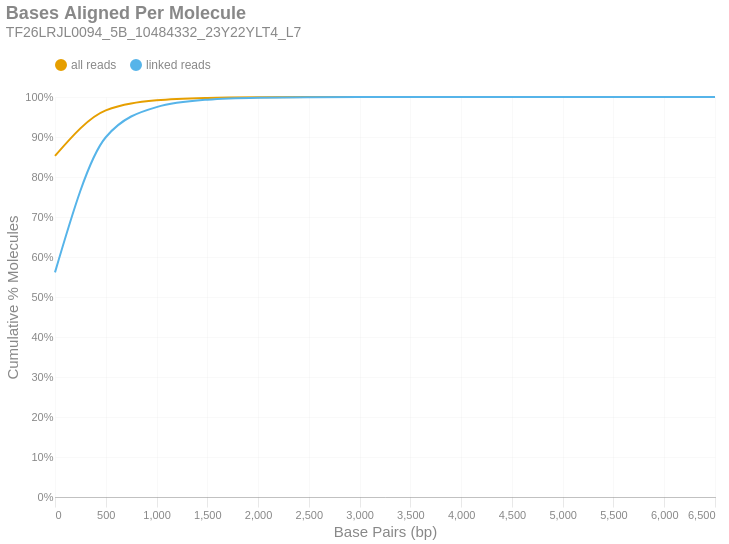

The notebook cell saved with this chart:
### Markdown cell above
### Bases Aligned Per Molecule
This is a cumulative frequency distribution showing the number of base pairs aligned per unique molecule. These data are shown in 500 bp bins. There are two distributions: one with `all reads` (yellow) and another with only `linked reads` (blue). The percent of molecules in the `linked reads` distribution is relative to the total number of linked molecules.

### Code cell
if SKIPLR:
    print_html(f"Skipped")
else:
    binned_df = consolidated_hist(valids['aligned_bp'], mask, 500, True)
    with SafeRender(binned_df):
        (
            density_plot(binned_df, 'Bases Aligned Per Molecule', samplename, 'basesper')
            .encode(
                x=alt.X('bin:Q', title="Base Pairs (bp)").axis(tickMinStep=500).scale(padding=0),
                y=alt.Y('value:Q', title='Cumulative % Molecules')
                    .axis(format='%')
                    .scale(domain = [0,1])
                    .stack(False),
                color=alt.Color("key:N").scale(domain = ["all reads", "linked reads"]),
                tooltip = [
                    alt.Tooltip("key:N", title = "Data Type"),
                    alt.Tooltip("range_label:N", title="Bases Aligned Per Molecule"),
                    alt.Tooltip("value:Q", format = ".2%", title="% Molecules (Cum.)")
                ]
            )
        ).display()

### Figure 1 — Vega-Lite specification as saved in the notebook (floating-point values rounded to 4 significant figures)
{"width": "container", "height": 400, "config": {"title": {"anchor": "start", "dy": -15, "fontSize": 18, "color": "#888888", "subtitleColor": "#888888", "subtitleFontSize": 14}, "arc": {"fill": "#0072B2"}, "axis": {"domainColor": "#888888", "domainWidth": 0.5, "gridWidth": 0.2, "grid": false, "titleFontWeight": 400, "titleFontSize": 15, "labelFontSize": 11, "labelColor": "#888888", "tickColor": "#888888", "tickWidth": 0.2, "titleColor": "#888888"}, "axisBand": {"grid": false}, "axisX": {"grid": true, "tickSize": 10, "domainCap": "round"}, "axisY": {"domain": false, "grid": true, "tickSize": 0, "domainCap": "round"}, "background": "transparent", "header": {"labelFontSize": 15, "labelColor": "#888888", "titleFontSize": 15, "titleFontWeight": 600, "titleColor": "#888888"}, "legend": {"labelFont": "sans-serif", "labelFontSize": 12, "labelColor": "#888888", "symbolSize": 100, "symbolType": "circle", "titleFontSize": 12, "titlePadding": 10, "titleColor": "#888888", "title": null, "orient": "top"}, "range": {"category": ["#E69F00", "#56B4E9", "#009E73", "#F0E442", "#0072B2", "#D55E00", "#CC79A7", "#000000"], "diverging": ["#cfe8f3", "#a2d4ec", "#73bfe2", "#46abdb", "#1696d2", "#12719e"]}, "area": {"fill": "#0072B2", "fillOpacity": 0.7, "line": true, "strokeOpacity": 0.7}, "line": {"color": "#0072B2", "stroke": "#0072B2", "strokeWidth": 2}, "trail": {"color": "#0072B2", "stroke": "#0072B2", "strokeWidth": 0, "size": 1}, "point": {"filled": true, "fillOpacity": 1.0, "size": 95}, "text": {"color": "#888888", "fontSize": 11, "align": "right", "fontWeight": 400, "size": 11}, "bar": {"fill": "#0072B2", "stroke": null}, "view": {"stroke": null, "continuousWidth": 660, "continuousHeight": 400}}, "data": {"name": "data-b206a53c63d461258678013e1278cf16"}, "mark": {"type": "line", "interpolate": "monotone", "point": {"opacity": 0, "size": 275}}, "encoding": {"color": {"field": "key", "scale": {"domain": ["all reads", "linked reads"]}, "type": "nominal"}, "tooltip": [{"field": "key", "title": "Data Type", "type": "nominal"}, {"field": "range_label", "title": "Bases Aligned Per Molecule", "type": "nominal"}, {"field": "value", "format": ".2%", "title": "% Molecules (Cum.)", "type": "quantitative"}], "x": {"axis": {"tickMinStep": 500}, "field": "bin", "scale": {"padding": 0}, "title": "Base Pairs (bp)", "type": "quantitative"}, "y": {"axis": {"format": "%"}, "field": "value", "scale": {"domain": [0, 1]}, "stack": false, "title": "Cumulative % Molecules", "type": "quantitative"}}, "params": [{"name": "param_c36ac31b6afebe62", "select": {"type": "point", "fields": ["key"]}, "bind": "legend"}], "title": {"text": "Bases Aligned Per Molecule", "subtitle": "TF26LRJL0094_5B_10484332_23Y22YLT4_L7"}, "transform": [{"fold": ["all reads (cumsum)", "linked reads (cumsum)"]}, {"calculate": "replace(datum.key, ' (cumsum)', '')", "as": "key"}, {"filter": {"param": "param_c36ac31b6afebe62"}}], "usermeta": {"embedOptions": {"downloadFileName": "TF26LRJL0094_5B_10484332_23Y22YLT4_L7.basesper"}}, "$schema": "https://vega.github.io/schema/vega-lite/v6.4.1.json", "datasets": {"data-b206a53c63d461258678013e1278cf16": [{"bin": "0.0", "interval": "0.0-500.0", "all reads": 0.8528, "linked reads": 0.5616, "all reads (cumsum)": 0.8528, "linked reads (cumsum)": 0.5616, "range_label": "0-499"}, {"bin": "500.0", "interval": "500.0-1000.0", "all reads": 0.1137, "linked reads": 0.3378, "all reads (cumsum)": 0.9665, "linked reads (cumsum)": 0.8994, "range_label": "500-999"}, {"bin": "1000.0", "interval": "1000.0-1500.0", "all reads": 0.02512, "linked reads": 0.07535, "all reads (cumsum)": 0.9916, "linked reads (cumsum)": 0.9748, "range_label": "1000-1499"}, {"bin": "1500.0", "interval": "1500.0-2000.0", "all reads": 0.0062, "linked reads": 0.01862, "all reads (cumsum)": 0.9978, "linked reads (cumsum)": 0.9934, "range_label": "1500-1999"}, {"bin": "2000.0", "interval": "2000.0-2500.0", "all reads": 0.001666, "linked reads": 0.005004, "all reads (cumsum)": 0.9995, "linked reads (cumsum)": 0.9984, "range_label": "2000-2499"}, {"bin": "2500.0", "interval": "2500.0-3000.0", "all reads": 0.0003909, "linked reads": 0.001174, "all reads (cumsum)": 0.9999, "linked reads (cumsum)": 0.9996, "range_label": "2500-2999"}, {"bin": "3000.0", "interval": "3000.0-3500.0", "all reads": 0.000101, "linked reads": 0.0003034, "all reads (cumsum)": 1.0, "linked reads (cumsum)": 0.9999, "range_label": "3000-3499"}, {"bin": "3500.0", "interval": "3500.0-4000.0", "all reads": 3.069e-05, "linked reads": 9.22e-05, "all reads (cumsum)": 1.0, "linked reads (cumsum)": 1.0, "range_label": "3500-3999"}, {"bin": "4000.0", "interval": "4000.0-4500.0", "all reads": 1.18e-05, "linked reads": 3.546e-05, "all reads (cumsum)": 1.0, "linked reads (cumsum)": 1.0, "range_label": "4000-4499"}, {"bin": "4500.0", "interval": "4500.0-5000.0", "all reads": 1.836e-06, "linked reads": 5.516e-06, "all reads (cumsum)": 1.0, "linked reads (cumsum)": 1.0, "range_label": "4500-4999"}, {"bin": "5000.0", "interval": "5000.0-5500.0", "all reads": 5.246e-07, "linked reads": 1.576e-06, "all reads (cumsum)": 1.0, "linked reads (cumsum)": 1.0, "range_label": "5000-5499"}, {"bin": "5500.0", "interval": "5500.0-6000.0", "all reads": 2.623e-07, "linked reads": 7.881e-07, "all reads (cumsum)": 1.0, "linked reads (cumsum)": 1.0, "range_label": "5500-5999"}, {"bin": "6000.0", "interval": "6000.0-6500.0", "all reads": 2.623e-07, "linked reads": 7.881e-07, "all reads (cumsum)": 1.0, "linked reads (cumsum)": 1.0, "range_label": "6000-6499"}, {"bin": "6500.0", "interval": "6500.0-7000.0", "all reads": 2.623e-07, "linked reads": 7.881e-07, "all reads (cumsum)": 1.0, "linked reads (cumsum)": 1.0, "range_label": "6500-6999"}]}}
